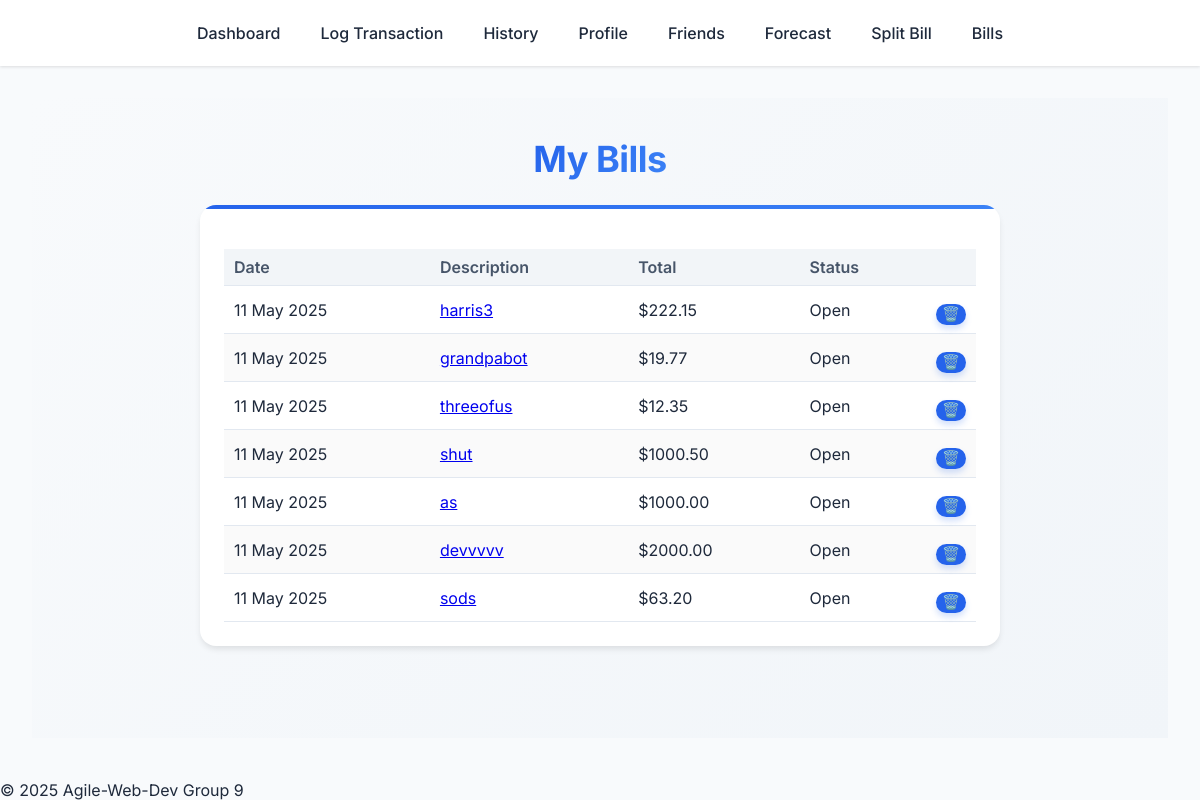
The page /bills (signed in) on the database its author committed.
### app/models.py (models this page shows)
class Bill(db.Model):
    __tablename__ = "bill"
    transactions = db.relationship(
        'BillTransaction',
        back_populates='bill',
        cascade='all, delete-orphan'
    )
    id           = db.Column(db.Integer, primary_key=True)
    created_by   = db.Column(db.Integer,
                             db.ForeignKey("users.id", ondelete="CASCADE"),
                             nullable=False)
    description  = db.Column(db.String(255))
    date         = db.Column(db.Date, default=func.current_date(), nullable=False)
    total        = db.Column(db.Numeric(12, 2), nullable=False)
    settled      = db.Column(db.Boolean, default=False)
    members = db.relationship(
        "BillMember",
        back_populates="bill",
        cascade="all, delete-orphan",
        passive_deletes=True,
    )

### app/routes.py (the view)
@main.route('/bills')
@login_required
def bills_overview():
    q = (Bill.query
         .filter(
            db.or_(
              Bill.created_by == current_user.id,
              Bill.members.any(BillMember.user_id == current_user.id)
            ))
         .order_by(Bill.date.desc()))
    print(q.all())
    return render_template('bills.html', bills=q.all())

### app/__init__.py (called while the page is built)
def create_app():
    app = Flask(__name__)
    app.config.from_object('config.Config')
    CSRFProtect(app)
    db.init_app(app)
    migrate.init_app(app, db)
    login_manager.init_app(app)
    bcrypt.init_app(app)
    with app.app_context():
        alembic_upgrade()
    from .models import User
    @login_manager.user_loader
    def load_user(user_id):
        return User.query.get(int(user_id))
    from .routes import main
    app.register_blueprint(main)
    return app

### app/templates/bills.html (shortened to what this page needs)
{% extends "base.html" %}
{% block content %}
<div class="page-container">
  <h1>My Bills</h1>
  <div class="card">
    <table class="transaction-table" id="bills-table">
      <thead>
        <tr>
          <th>Date</th>
          <th>Description</th>
          <th>Total</th>
          <th>Status</th>
          <th style="width:48px;"></th>
        </tr>
      </thead>
      <tbody>
      {% for b in bills %}
        <tr data-bill-id="{{ b.id }}">
          <td>{{ b.date.strftime('%d %b %Y') }}</td>
          <td>
            <a href="{{ url_for('main.bill_detail', bill_id=b.id) }}">
              {{ b.description }}
            </a>
          </td>
          <td>${{ '%.2f'|format(b.total) }}</td>
          <td>{{ 'Settled' if b.settled else 'Open' }}</td>
          <td style="text-align:center">
            <button class="btn btn--sm btn-delete" title="Delete">🗑️</button>
          </td>
        </tr>
      {% else %}
        <tr id="no-bills">
          <td colspan="5" style="text-align:center;color:#94a3b8">
            No bills yet.
          </td>
        </tr>
      {% endfor %}
      </tbody>
    </table>
  </div>
</div>
{% endblock %}

### app/templates/base.html (shortened to what this page needs)
<!DOCTYPE html>
<html lang="en">
<head>
  <link rel="stylesheet" href="{{ url_for('static', filename='css/main.css') }}">
</head>
<body>
  <header class="site-header">
    <div class="navigation-container">
      <nav class="main-nav">
        <a href="{{ url_for('main.dashboard') }}" class="nav-link">Dashboard</a>
        <a href="{{ url_for('main.transactionForm') }}" class="nav-link">Log Transaction</a>
        <a href="{{ url_for('main.history') }}" class="nav-link">History</a>
        <a href="{{ url_for('main.profile') }}" class="nav-link">Profile</a>
        <a href="{{ url_for('main.friends') }}" class="nav-link">Friends</a>
        <a href="{{ url_for('main.forecast') }}"  class="nav-link">Forecast</a>
        <a href="{{ url_for('main.splitBill') }}"  class="nav-link">Split Bill</a>
        <a href="{{ url_for('main.bills_overview') }}"  class="nav-link">Bills</a>
      </nav>
    </div>
  </header>
  <main class="site-content">
    {% block content %}{% endblock %}
  </main>
  <footer class="site-footer">
    <p>© 2025 Agile-Web-Dev Group 9 </p>
  </footer>
</body>
</html>

### app/static/css/main.css (style rules this page uses)
:root { --primary: #2563eb; --primary-dark: #1d4ed8; --secondary: #64748b; --accent: #3b82f6; --success: #10b981; --warning: #f59e0b; --danger: #ef4444; --background: #f8fafc; --white: #ffffff; --text-primary: #1e293b; --text-secondary: #475569; --shadow-sm: 0 1px 3px rgba(0,0,0,0.12); --shadow-md: 0 4px 6px -1px rgba(0,0,0,0.1); --shadow-lg: 0 10px 15px -3px rgba(0,0,0,0.1); }
* { box-sizing: border-box; margin: 0; padding: 0; }
body { margin: 0; font-family: 'Inter', sans-serif; background: var(--background); color: var(--text-primary); }
.page-container { padding: 40px 60px; position: relative; display: flex; flex-direction: column; align-items: center; background: linear-gradient(135deg, #f8fafc 0%, #f1f5f9 100%); min-height: 80vh; }
h1 { font-size: 36px; background: linear-gradient(135deg, var(--primary) 0%, var(--accent) 100%); background-clip: text; -webkit-background-clip: text; -webkit-text-fill-color: transparent; font-weight: 700; margin-bottom: 24px; letter-spacing: -0.5px; line-height: 1.2; text-align: center; position: relative; z-index: 1; }
.card { background-color: var(--white); border-radius: 16px; padding: 24px; box-shadow: var(--shadow-md); margin-bottom: 24px; width: 100%; max-width: 800px; position: relative; overflow: hidden; }
.card::before { content: ''; position: absolute; top: 0; left: 0; width: 100%; height: 4px; background: linear-gradient(90deg, var(--primary) 0%, var(--accent) 100%); }
.button, button[type="submit"], .btn { padding: 12px 24px; border: none; background-color: var(--primary); color: var(--white); font-size: 15px; font-weight: 600; border-radius: 12px; cursor: pointer; transition: all 0.2s cubic-bezier(0.4, 0, 0.2, 1); box-shadow: 0 4px 6px rgba(37, 99, 235, 0.2); margin-top: 10px; }
.site-header { background-color: var(--white); box-shadow: var(--shadow-sm); padding: 15px 0; position: relative; z-index: 10; }
.navigation-container { max-width: 1200px; margin: 0 auto; display: flex; justify-content: center; }
.main-nav { display: flex; gap: 40px; align-items: center; }
.nav-link { color: var(--text-primary); text-decoration: none; font-weight: 500; font-size: 16px; padding: 8px 0; position: relative; transition: color 0.3s ease; }
.nav-link::after { content: ''; position: absolute; bottom: 0; left: 0; width: 100%; height: 2px; background: var(--primary); transform: scaleX(0); transform-origin: right; transition: transform 0.3s ease; }
.transaction-table { width: 100%; border-collapse: collapse; margin-top: 20px; }
.transaction-table th, .transaction-table td { padding: 12px 16px; text-align: left; border-bottom: 1px solid #e2e8f0; }
.transaction-table th { background-color: #f8fafc; font-weight: 600; color: var(--text-secondary); }

### app/templates/base.html (style rules this page uses)
.site-footer { position: fixed; left: 0px; bottom: 0px; width: 100%; }
.site-content { padding: 2em; flex: 1; width: 100%; max-width: 1200px; margin: 0 auto; }

### app/templates/bills.html (style rules this page uses)
.transaction-table { width:100%; border-collapse:collapse; }
.transaction-table th, .transaction-table td { padding:8px 10px; text-align:left; vertical-align:middle; }
.transaction-table th { background:#f2f5f8; }
.transaction-table tr:nth-child(even) { background:#fafafa; }
.btn--sm { font-size:0.9em; padding:2px 6px; }

### rows shown on the page
Bill: date "11 May 2025", description "harris3", total "222.15", settled "Open"
Bill: date "11 May 2025", description "grandpabot", total "19.77", settled "Open"
Bill: date "11 May 2025", description "threeofus", total "12.35", settled "Open"
Bill: date "11 May 2025", description "shut", total "1000.50", settled "Open"
Bill: date "11 May 2025", description "as", total "1000.00", settled "Open"
Bill: date "11 May 2025", description "devvvvv", total "2000.00", settled "Open"
Bill: date "11 May 2025", description "sods", total "63.20", settled "Open"
